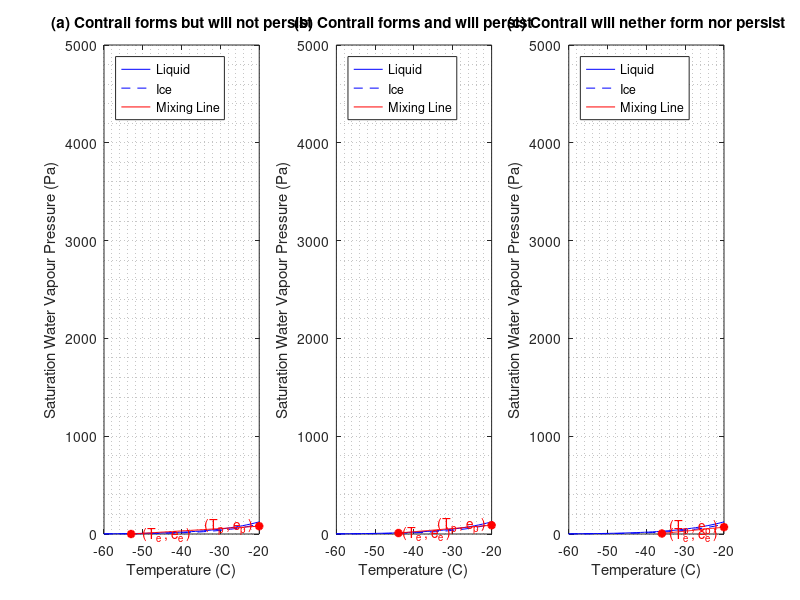

This chart was generated by the following MATLAB code:
clear all
close all
clc

clear all
close all
clc

%% Sonntag (1994) vapor saturation profiles

p_liq=@(T) 100*exp(-6096.9385./T + 16.635794 - 0.02711193.*T + 1.673952e-5.*T.^2 + 2.433502*log(T));
p_ice=@(T) 100*exp(-6024.5282./T + 24.7219 + 0.010613868.*T - 1.3198825e-5.*T.^2 - 0.49382577*log(T));

dp_liq=@(T) p_liq(T).*(6096.9385./T.^2 - 0.02711193 + 2*1.673952e-5.*T + 2.433502./T);

T=linspace(150,300,150);

figure(1)
subplot(1,3,1)
plot(T-273,p_liq(T),'-b','DisplayName','Liquid')
hold on
plot(T-273,p_ice(T),'--b','DisplayName','Ice')
grid minor
xlim([-60 -20])
legend('Location','northwest')
xlabel('Temperature (C)')
ylabel('Saturation Water Vapour Pressure (Pa)')

Tp=-20;
Pp=80;

Te=-53;
Pe=0;

T1=linspace(Te,Tp);
P1=linspace(Pe,Pp);

plot(T1,P1,'-r','DisplayName','Mixing Line')
hold on
text(Te+3,5,'(T_e , e_e )','Color','red')
text(-34,Pp,'(T_p , e_p )','Color','red')
plot(Te,Pe,'*r','LineWidth',2,'HandleVisibility','off')
plot(Tp,Pp,'*r','LineWidth',2,'HandleVisibility','off')
title('(a) Contrail forms but will not persist')

subplot(1,3,2)
plot(T-273,p_liq(T),'-b','DisplayName','Liquid')
hold on
plot(T-273,p_ice(T),'--b','DisplayName','Ice')
grid minor
xlim([-60 -20])
legend('Location','northwest')
xlabel('Temperature (C)')
ylabel('Saturation Water Vapour Pressure (Pa)')

Tp=-20;
Pp=90;

Te=-44;
Pe=10;

T2=linspace(Te,Tp);
P2=linspace(Pe,Pp);

plot(T2,P2,'-r','DisplayName','Mixing Line')
hold on
text(Te+1,10,'(T_e , e_e )','Color','red')
text(-34,Pp,'(T_p , e_p )','Color','red')
plot(Te,Pe,'*r','LineWidth',2,'HandleVisibility','off')
plot(Tp,Pp,'*r','LineWidth',2,'HandleVisibility','off')
title('(b) Contrail forms and will persist')

subplot(1,3,3)
plot(T-273,p_liq(T),'-b','DisplayName','Liquid')
hold on
plot(T-273,p_ice(T),'--b','DisplayName','Ice')
grid minor
xlim([-60 -20])
legend('Location','northwest')
xlabel('Temperature (C)')
ylabel('Saturation Water Vapour Pressure (Pa)')

Tp=-20;
Pp=70;

Te=-36;
Pe=5;

T3=linspace(Te,Tp);
P3=linspace(Pe,Pp);

plot(T3,P3,'-r','DisplayName','Mixing Line')
hold on
text(Te+2,5,'(T_e , e_e )','Color','red')
text(-34,Pp,'(T_p , e_p )','Color','red')
plot(Te,Pe,'*r','LineWidth',2,'HandleVisibility','off')
plot(Tp,Pp,'*r','LineWidth',2,'HandleVisibility','off')
title('(c) Contrail will nether form nor persist')


